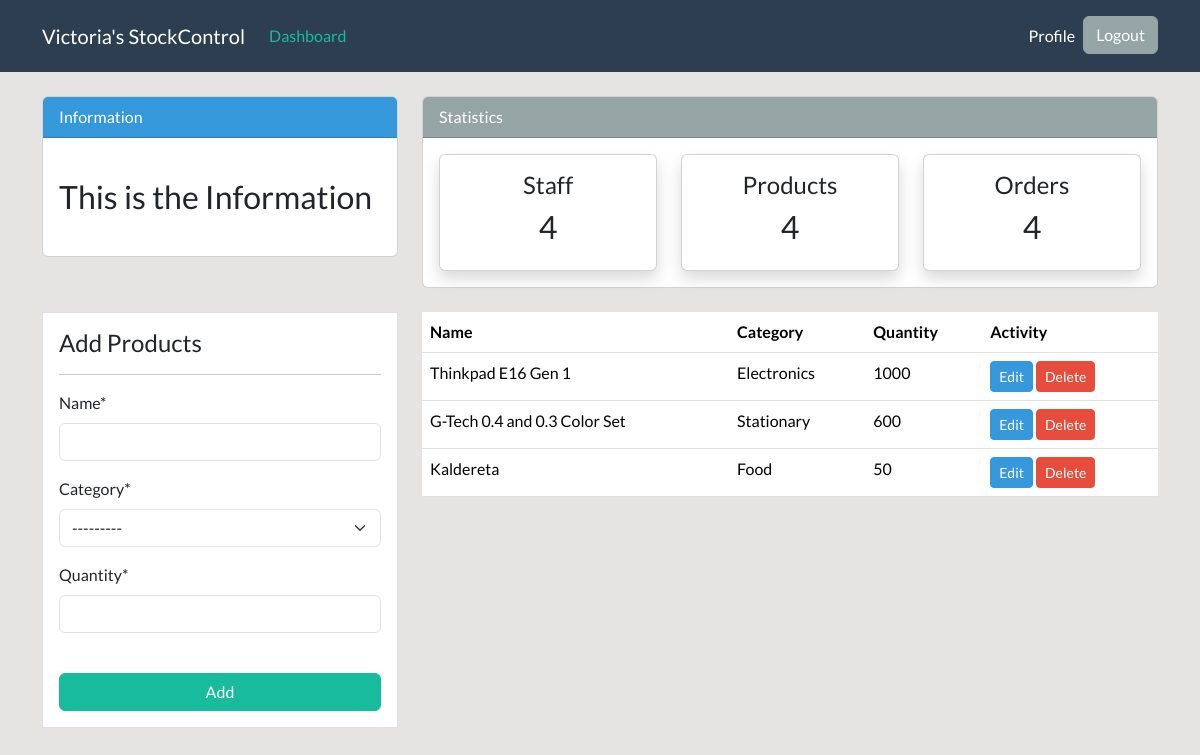
Page /product/ (signed in) on the earlier database version.
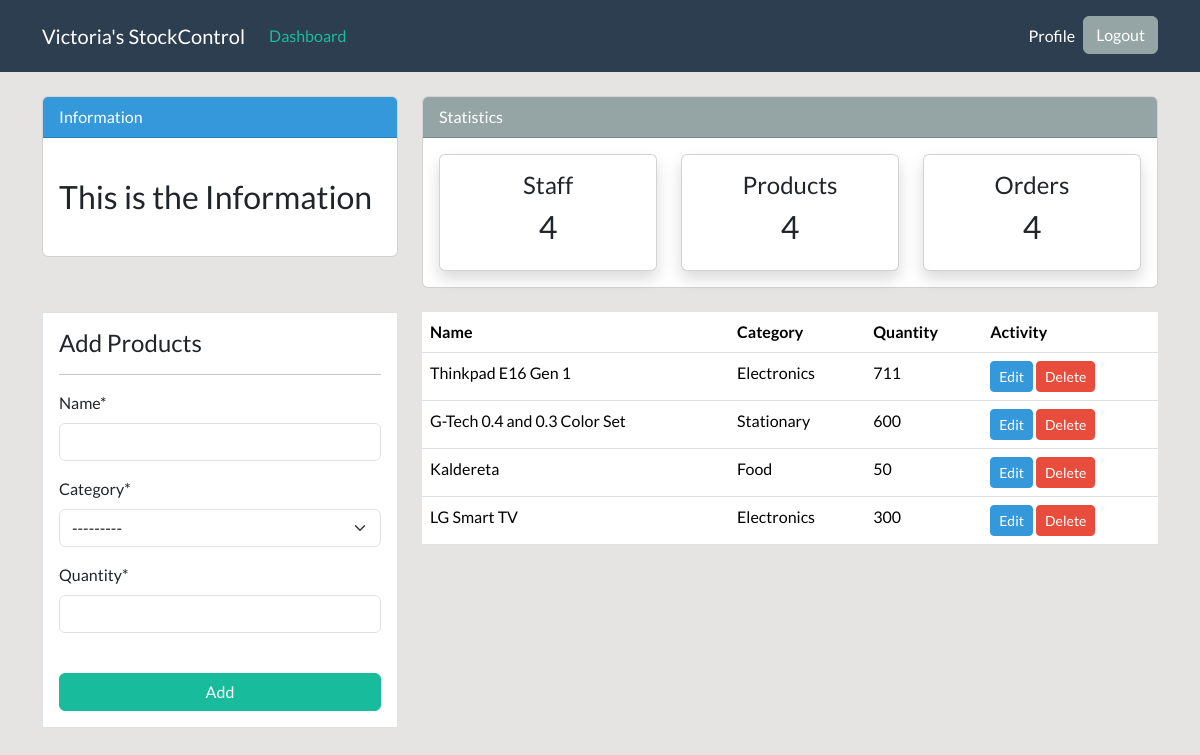
Same page on the later database version.
### dashboard/models.py (models this page shows, shortened)
class Product(models.Model):
    name = models.CharField(max_length=100,null=True)
    category = models.CharField(max_length=20, choices=CATEGORY, null=True)
    quantity = models.PositiveBigIntegerField(null=True)
    class Meta:
        verbose_name_plural = 'Product'

### dashboard/views.py (the view)
# urls.py: path('product/',views.product, name='dashboard-product'),
@login_required
def product(request):
    products = Product.objects.all()
    if request.method == 'POST':
        form = ProductForm(request.POST)
        if form.is_valid():
            form.save()
            return redirect('dashboard-product')
    else:
        form = ProductForm()
    context = {
        'products': products,
        'form': form,
    }
    return render(request,'dashboard/product.html', context)

### dashboard/forms.py
class ProductForm(forms.ModelForm):
    class Meta:
        model = Product
        fields = '__all__'

### templates/dashboard/product.html (shortened to what this page needs)
{% extends 'component/basePage.html' %}
{% load crispy_forms_tags %}
{% block content %}
{% include 'component/topStatisticsAndInfo.html' %}
<div class="container">
    <div class="row my-4">
        <div class="col-md-4">
            <div class="border bg-white p-3">
                <h4>Add Products</h4>
                <hr>
                <form method="POST">
                    {{ form|crispy }}
                    <br>
                    <div class="d-grid gap-2">
                        <input class="btn btn-success" type="submit" value="Add">
                    </div>
                </form>
            </div>
        </div>
        <div class="col-md-8">
            <table class="table bg-white">
                <thead class="bg-secondary">
                    <tr class="text-white">
                        <th scope="col">Name</th>
                        <th scope="col">Category</th>
                        <th scope="col">Quantity</th>
                        <th scope="col">Activity</th>
                    </tr>
                </thead>
                <tbody>
                    {% for products in products %}
                    <tr>
                        <td>{{ products.name }}</td>
                        <td>{{ products.category }}</td>
                        <td>{{ products.quantity }}</td>
                        <td>
                            <a class="btn btn-info btn-sm mr-2" href="{% url 'dashboard-products-edit' products.id %}">Edit</a>
                            <a class="btn btn-danger btn-sm ml-2" href="{% url 'dashboard-products-delete' products.id %}">Delete</a>
                        </td>
                    </tr>
                    {% endfor %}
                </tbody>
            </table>
        </div>
    </div>
</div>
{% endblock %}

Differences in the rows shown:
changed Product "Thinkpad E16 Gen 1": quantity "1000" → "711"
added Product: name "LG Smart TV", category "Electronics", quantity "300"
